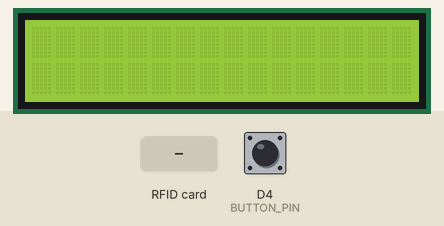
A program run on a simulated ESP8266 (NodeMCU). Parts: 16×2 character LCD. The inputs (shaded band) are chosen by the test bench; at power-on: D4 (BUTTON_PIN) LOW. What the program prints to the serial monitor is not drawn.

Above: at 1.3 s.
1.4 s: RFID card D0 48 0A 32 held to the reader
At 2.6 s:
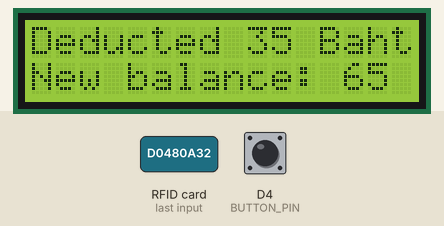
At 21.9 s:
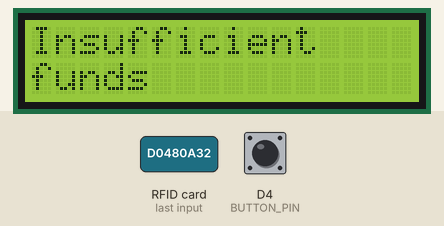
Timing chart, 0 to 23.4 s (numbered marks = the images above; inputs shaded):
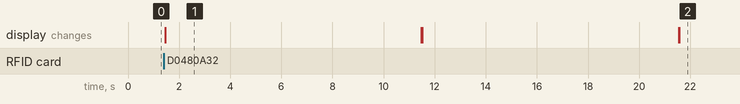

The program:

main.cpp
```cpp
#include <SPI.h>
#include <MFRC522.h>
#include <Wire.h>
#include <SPI.h>
#include <LiquidCrystal_I2C.h>

#define RST_PIN D0
#define SS_PIN D8
#define BUTTON_PIN D4

String dump_byte_array(byte *buffer, byte bufferSize);
MFRC522 mfrc522(SS_PIN, RST_PIN);
LiquidCrystal_I2C lcd(0x27, 16, 2);

const int IDLE = 0;
const int DEDUCT_BALANCE = 1;
const int INSUFFICIENT_FUNDS = 2;
const int ADD_BALANCE = 3;
const int CANCEL_OPERATION = 4;

int state;
unsigned long stateStartTime = 0;
const unsigned long DISPLAY_DURATION = 10000; // 10 seconds

String rfid_in = "";
int balance = 100; // Initial balance of 100 baht
bool cardPresent = false;
bool buttonPressed = false;

void setup()
{
  Serial.begin(115200);
  // RFID setup
  SPI.begin();
  mfrc522.PCD_Init();
  mfrc522.PCD_DumpVersionToSerial();
  // LCD setup
  lcd.init();
  lcd.backlight();
  lcd.clear();
  // pin setup
  pinMode(BUTTON_PIN, INPUT);
  state = IDLE;
}

void loop()
{
  if (state == IDLE)
  {
    if (digitalRead(BUTTON_PIN) == HIGH)
    {
      state = ADD_BALANCE;
    }
    if (mfrc522.PICC_IsNewCardPresent()&&mfrc522.PICC_ReadCardSerial())
    {
      rfid_in = dump_byte_array(mfrc522.uid.uidByte, mfrc522.uid.size);

  Serial.println(rfid_in);
      state = DEDUCT_BALANCE;
    }
    if (rfid_in == " D0 48 0A 32")
    {
      if (balance >= 35)
      {
        state = DEDUCT_BALANCE;
      }
      else
      {
        state = INSUFFICIENT_FUNDS;
      }
      stateStartTime = millis();
    }
    else if (digitalRead(BUTTON_PIN) == HIGH)
    {
      state = ADD_BALANCE;
      stateStartTime = millis();
    }
    lcd.clear();
  }
  else if (state == DEDUCT_BALANCE)
  {
      lcd.clear();
      lcd.setCursor(0, 0);
      lcd.print("Deducted 35 Baht");
      lcd.setCursor(0, 1);
      lcd.print("New balance: ");
      lcd.print(balance - 35);
      lcd.print(" Baht");
      delay(DISPLAY_DURATION);
      balance -= 35;
      state = IDLE;
    }


  else if (state == INSUFFICIENT_FUNDS)
  {
      lcd.clear();
      lcd.setCursor(0, 0);
      lcd.print("Insufficient");
      lcd.setCursor(0, 1);
      lcd.print("funds");
      delay(DISPLAY_DURATION);
      state = IDLE;

  }
  else if (state == ADD_BALANCE)
  {
    if (millis() - stateStartTime < DISPLAY_DURATION)
    {
      if (rfid_in == " D0 48 0A 32")
      {
        lcd.setCursor(0, 0);
        lcd.print("bal: ");
        lcd.print(balance + 100);
        lcd.print(" Baht");
      }
      else if (digitalRead(BUTTON_PIN) == HIGH)
      {
        state = CANCEL_OPERATION; // Changed from CANCEL to CANCEL_OPERATION
        stateStartTime = millis();
      }
    }
    else
    {
      balance += 100;
      state = IDLE;
    }
  }
  else if (state == CANCEL_OPERATION)
  {

      lcd.clear();
      lcd.setCursor(0, 0);
      lcd.print("Cancel");
    delay(DISPLAY_DURATION);
      state = IDLE;

  }
}

String dump_byte_array(byte *buffer, byte bufferSize) {
  String content = "";
  // เรียง RFID id
  for (byte i = 0; i < bufferSize; i++) {
    content.concat(String(buffer[i] < 0x10 ? " 0" : " "));
    content.concat(String(buffer[i], HEX));
  }
  content.toUpperCase();
  return content;
}
```

Measured:
- after the input at 1.4 s, the display: changes after 0.05 s (image 1)
- what the display in image 1 shows lasts 10.1 s, from 1.4 s to 11.5 s
